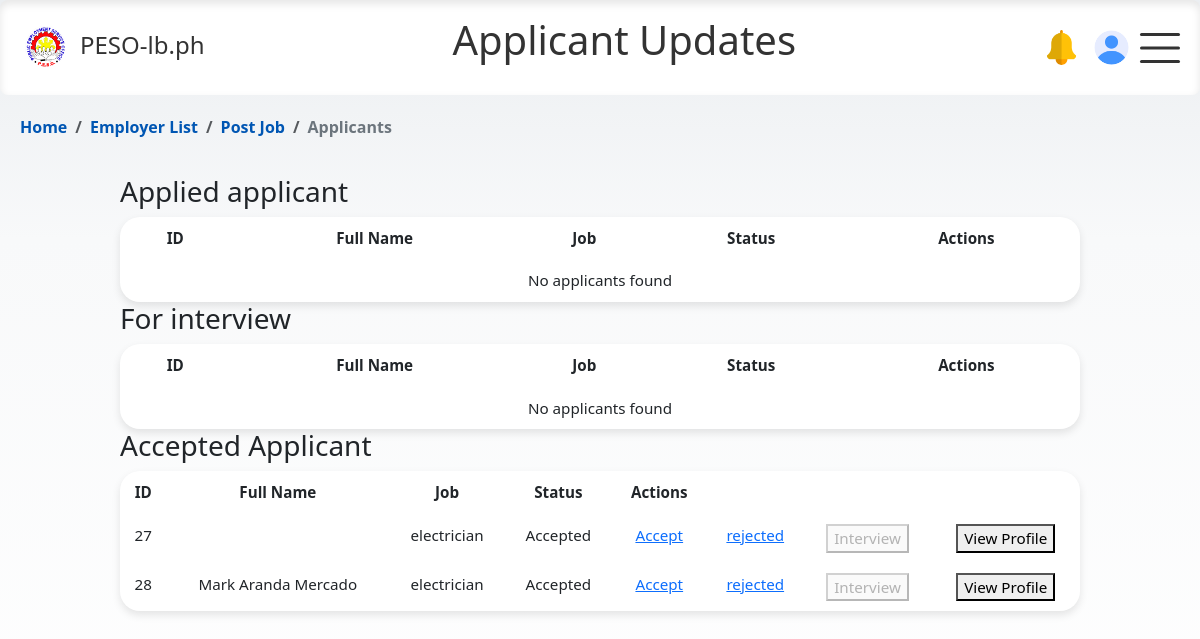
/html/adminpage/applicant_list.php?job_id=4 (signed in), run on an earlier commit of the app's database.
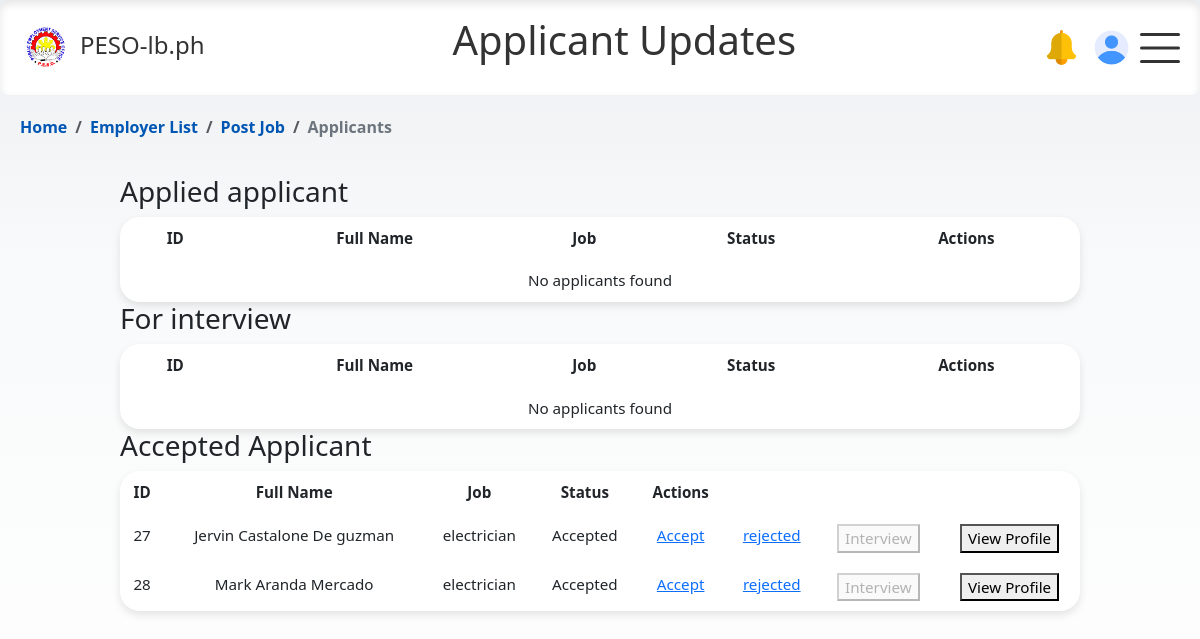
And on a later commit of the database.
### tables this page shows
CREATE TABLE `applicant_profile` (
  `id` int(11) NOT NULL,
  `user_id` int(11) NOT NULL,
  `email` varchar(255) NOT NULL,
  `first_name` varchar(100) DEFAULT NULL,
  `last_name` varchar(100) DEFAULT NULL,
  `middle_name` varchar(100) DEFAULT NULL,
  `dob` date DEFAULT NULL,
  `age` int(11) DEFAULT NULL,
  `specialization` varchar(255) DEFAULT NULL,
  `sex` enum('male','female') DEFAULT NULL,
  `civil_status` enum('Single','Married','Widowed') DEFAULT NULL,
  `contact_no` int(11) DEFAULT NULL,
  `photo` varchar(255) DEFAULT 'user.png',
  `house_address` varchar(255) DEFAULT NULL,
  `sss_no` varchar(20) DEFAULT NULL,
  `pagibig_no` varchar(20) DEFAULT NULL,
  `philhealth_no` varchar(20) DEFAULT NULL,
  `passport_no` varchar(20) DEFAULT NULL,
  `immigration_status` enum('Documented','Undocumented','Returning','Repatriated') DEFAULT NULL,
  `spouse_name` varchar(100) DEFAULT NULL,
  `spouse_contact` varchar(15) DEFAULT NULL,
  `fathers_name` varchar(100) DEFAULT NULL,
  `fathers_address` varchar(255) DEFAULT NULL,
  `mothers_name` varchar(100) DEFAULT NULL,
  `mothers_address` varchar(255) DEFAULT NULL,
  `emergency_contact_name` varchar(100) DEFAULT NULL,
  `next_of_kin_relationship` varchar(50) DEFAULT NULL,
  `next_of_kin_contact` varchar(15) DEFAULT NULL,
  `education_level` enum('Elementary Undergraduate','Elementary Graduate','High School Undergraduate','High School Graduate','College Undergraduate','College Graduate','Vocational') DEFAULT NULL,
  `occupation` enum('Administrative Work','Medical Work','Factory/Manufacturing','Farmers (Agriculture)','Teaching','Information Technology','Engineering','Restaurant Jobs (F&B)','Seaman (Sea-Based)','Household Service Worker (Domestic Helper)','Construction Work','Entertainment','Tourism Sector','Hospitality Sector','Others') DEFAULT NULL,
  `prefix` enum('Sr.','Jr.','II','III','IV','V','VI','VII') DEFAULT NULL,
  `emergency_contact_num` int(11) DEFAULT NULL,
  `income` int(11) DEFAULT NULL,
  `country` varchar(100) DEFAULT NULL,
  `employment_type` varchar(100) DEFAULT NULL,
  `employment_form` enum('Recruitment Agency','Government Hire','Name Hire','Referral') DEFAULT NULL,
  `employer_name` varchar(100) DEFAULT NULL,
  `contact_number` int(11) DEFAULT NULL,
  `employer_address` varchar(100) DEFAULT NULL,
  `local_agency_name` varchar(100) DEFAULT NULL,
  `local_agency_address` varchar(100) DEFAULT NULL,
  `arrival_date` date DEFAULT NULL,
  `dept_date` date DEFAULT NULL
);

CREATE TABLE `applications` (
  `id` int(11) NOT NULL,
  `applicant_id` int(11) DEFAULT NULL,
  `job_posting_id` int(11) DEFAULT NULL,
  `application_date` date DEFAULT NULL,
  `status` varchar(50) DEFAULT 'pending',
  `job` varchar(255) DEFAULT NULL
);

### html/adminpage/applicant_list.php (the view, shortened to what the changed rows need)
<?php
    include '../../php/conn_db.php';
    $jobid = $_GET['job_id'];
    $sql = "SELECT ap.*, a.*
    FROM applicant_profile ap
    JOIN applications a ON ap.user_id = a.applicant_id
    WHERE a.job_posting_id = ? AND a.status != 'rejected'";
        $stmt = $conn->prepare($sql);
        $stmt->bind_param("i", $jobid);
        $stmt->execute();
        $result = $stmt->get_result();
        $pending = [];
        $review = [];
        $rejected = [];
        if ($result->num_rows > 0) {
        while ($row = $result->fetch_assoc()) {
            if ($row['status'] == 'pending') {
                $pending[] = $row;
            } elseif ($row['status'] == 'interview') {
                $review[] = $row;
            } elseif ($row['status'] == 'accepted') {
                $rejected[] = $row;
            }
        }
        }
?>
<!DOCTYPE html>
<html>
<head>
    <link rel="stylesheet" href="https://cdn.jsdelivr.net/npm/bootstrap@5.3.0/dist/css/bootstrap.min.css">
    <link href="https://cdnjs.cloudflare.com/ajax/libs/bootstrap-icons/1.10.0/font/bootstrap-icons.min.css" rel="stylesheet">
    <link rel="stylesheet" href="../../css/modal-form.css">
    <link rel="stylesheet" href="../../css/nav_float.css">
    <link rel="stylesheet" href="../../css/admin_employer.css">
</head>
<body>
<nav>
        <header>
            <h1 class="h1">Applicant Updates</h1>
        </header>
</nav>
<div class="table-containers">
    <div class="row align-items-start">
        <?php
            function display_table($applicants, $status_label) {
                echo "<table class='table table-borderless'>
                        <thead class='thead-light'>
                            <th>ID</th>
                            <th>Full Name</th>
                            <th>Job</th>
                            <th>Status</th>
                            <th>Actions</th>
                        </thead>";
                if (!empty($applicants)) {
                    foreach ($applicants as $row) {
                        $full_name = htmlspecialchars($row['first_name'] . ' ' . $row['middle_name'] . ' ' . $row['last_name']);
                        $status = $row['status'];
                        $interview_button_disabled = ($status == 'interview' || $status == 'accepted') ? 'disabled' : '';
                        $accept_link_disabled = ($status == 'accepted') ? 'disabled-link' : '';
                        echo "
                        <tr>
                            <td>" . htmlspecialchars($row['applicant_id']) . "</td>
                            <td>" . htmlspecialchars($full_name) . "</td>
                            <td>" . htmlspecialchars($row['job']) . "</td>
                            <td>" . ucfirst($row['status']) . "</td>
                            <td>
                                <a href='application_process.php?id= ". htmlspecialchars($row['user_id']). "'
                                class='".$accept_link_disabled."'>Accept</a>
                            </td>
                            <td>
                            <a href='application_rejection.php?id=" . htmlspecialchars($row['user_id']) . "'
                            class='".$accept_link_disabled."'>rejected</a>
                            </td>
                            <td>
                                <button id='openFormBtn' data-applicant-id=" . htmlspecialchars($row["applicant_id"]) ."
                                data-job-id=" . htmlspecialchars($row["job_posting_id"]) . " $interview_button_disabled>Interview</button>
                            </td>
                            <td><button id='profileFormBtn' class='openProfileBtn' data-applicant-id='" . htmlspecialchars($row["applicant_id"]) . "'>View Profile</button></td>
                        </tr>";
                    }
                } else {
                    echo "<tr><td colspan='5'>No applicants found</td></tr>";
                }
                echo "</table>";
            }
            echo "<div class='category-section'>";
            display_table($pending, 'Applied applicant');
            echo "</div>";
            echo "<div class='category-section'>";
            echo "</div>";
            echo "<div class='category-section'>";
            display_table($rejected, 'Accepted Applicant');
            echo "</div>";
        ?>
        </div>
    </div>
</body>
</html>

What changed in the data, as far as the page shows it:
changed applicant_profile: full_name (not shown) → "Jervin Castalone De guzman"
